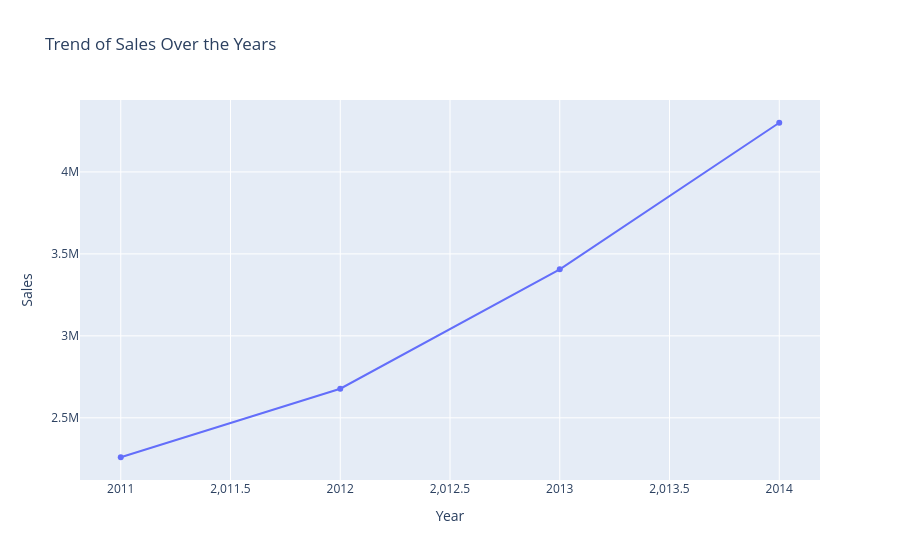

Notebook code cell kept with this figure:
### Markdown cell above
- Sales have been increasing over the years

### Code cell
trend_sales = sales.groupby('Year')['Sales'].sum().reset_index()
fig = px.line(trend_sales, x='Year', y='Sales', markers=True, title='Trend of Sales Over the Years')
fig.show()

### Figure 1 — Plotly figure (JSON) as saved in the notebook; plotly's stock layout.template omitted (floating-point values rounded to 4 significant figures)
{"data": [{"hovertemplate": "Year=%{x}<br>Sales=%{y}<extra></extra>", "legendgroup": "", "line": {"color": "#636efa", "dash": "solid"}, "marker": {"symbol": "circle"}, "mode": "lines+markers", "name": "", "orientation": "v", "showlegend": false, "type": "scatter", "x": [2011, 2012, 2013, 2014], "xaxis": "x", "y": [2259000.0, 2677000.0, 3406000.0, 4300000.0], "yaxis": "y"}], "layout": {"legend": {"tracegroupgap": 0}, "title": {"text": "Trend of Sales Over the Years"}, "xaxis": {"anchor": "y", "domain": [0, 1], "title": {"text": "Year"}}, "yaxis": {"anchor": "x", "domain": [0, 1], "title": {"text": "Sales"}}}}
